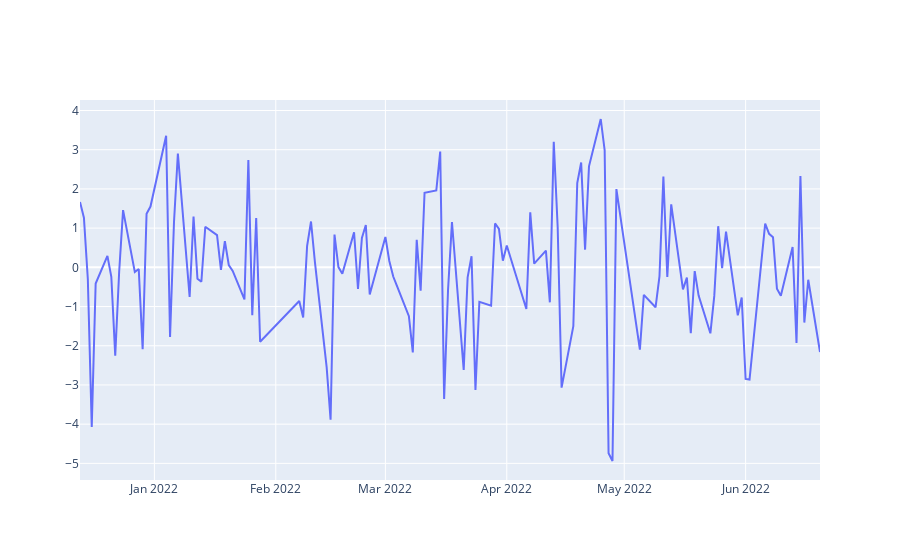

The notebook cell saved with this chart:
### Markdown cell above
# stk pre status

### Code cell
# df_history_return = w.wsd("128111.SZ,002738.SZ,128095.SZ,002812.SZ,113626.SH,603596.SH,123092.SZ,300332.SZ",
#  "pct_chg", f"{status_begin_date}", f"{status_end_date}", "",usedf=True)[1]
df_history_return = w.wsd("123057.SZ, 300586.SZ, 123067.SZ, 300382.SZ, 128106.SZ, 002840.SZ",
 "pct_chg", f"{status_begin_date}", f"{status_end_date}", "",usedf=True)[1]
# '123057.SZ','300586.SZ',
#     '123067.SZ','300382.SZ',
#     '128106.SZ','002840.SZ',


df_pair_history_return = df_history_return[cbond_pair]
df_pair_history_return['diff'] = df_pair_history_return[cbond_pair[0]] - df_pair_history_return[cbond_pair[1]]
# df_pair_history_return['diff'].plot()

import warnings
warnings.filterwarnings("ignore")


#plotly 画图代码模板
import plotly.graph_objects as go
fig = go.Figure(data=[
    go.Scatter(name='diff', x=df_pair_history_return.index, y=df_pair_history_return['diff']),
])
fig.show()

# df_stk_pre_return = w.wsd("128111.SZ,002738.SZ,128095.SZ,002812.SZ,113626.SH,603596.SH,123092.SZ,300332.SZ", 
# "pct_chg", f"{status_begin_date}", f"{status_end_date}", "",usedf=True)[1]

df_stk_pre_return = w.wsd("123057.SZ, 300586.SZ, 123067.SZ, 300382.SZ, 128106.SZ, 002840.SZ",
 "pct_chg", f"{status_begin_date}", f"{status_end_date}", "",usedf=True)[1]

df_stk_pre_return = df_stk_pre_return.reset_index()
df_stk_pre_return['index'] = df_stk_pre_return['index'].apply(str)
df_stk_pre_return = df_stk_pre_return.set_index('index')

# df_stk_pre_trade_status = w.wsd("002812.SZ,603596.SH,300332.SZ,002738.SZ", 
# "trade_status", f"{status_begin_date}", f"{status_end_date}", "",usedf=True)[1]
df_stk_pre_trade_status = w.wsd("300586.SZ,300382.SZ,002840.SZ", 
"trade_status", f"{status_begin_date}", f"{status_end_date}", "",usedf=True)[1]
df_stk_pre_trade_status = df_stk_pre_trade_status.reset_index()
df_stk_pre_trade_status['index'] = df_stk_pre_trade_status['index'].apply(str)
df_stk_pre_trade_status = df_stk_pre_trade_status.set_index('index')

### Figure 1 — Plotly figure (JSON) as saved in the notebook; plotly's stock layout.template omitted (floating-point values rounded to 4 significant figures)
{"data": [{"name": "diff", "type": "scatter", "x": ["2021-12-13", "2021-12-14", "2021-12-15", "2021-12-16", "2021-12-17", "2021-12-20", "2021-12-21", "2021-12-22", "2021-12-23", "2021-12-24", "2021-12-27", "2021-12-28", "2021-12-29", "2021-12-30", "2021-12-31", "2022-01-04", "2022-01-05", "2022-01-06", "2022-01-07", "2022-01-10", "2022-01-11", "2022-01-12", "2022-01-13", "2022-01-14", "2022-01-17", "2022-01-18", "2022-01-19", "2022-01-20", "2022-01-21", "2022-01-24", "2022-01-25", "2022-01-26", "2022-01-27", "2022-01-28", "2022-02-07", "2022-02-08", "2022-02-09", "2022-02-10", "2022-02-11", "2022-02-14", "2022-02-15", "2022-02-16", "2022-02-17", "2022-02-18", "2022-02-21", "2022-02-22", "2022-02-23", "2022-02-24", "2022-02-25", "2022-02-28", "2022-03-01", "2022-03-02", "2022-03-03", "2022-03-04", "2022-03-07", "2022-03-08", "2022-03-09", "2022-03-10", "2022-03-11", "2022-03-14", "2022-03-15", "2022-03-16", "2022-03-17", "2022-03-18", "2022-03-21", "2022-03-22", "2022-03-23", "2022-03-24", "2022-03-25", "2022-03-28", "2022-03-29", "2022-03-30", "2022-03-31", "2022-04-01", "2022-04-06", "2022-04-07", "2022-04-08", "2022-04-11", "2022-04-12", "2022-04-13", "2022-04-14", "2022-04-15", "2022-04-18", "2022-04-19", "2022-04-20", "2022-04-21", "2022-04-22", "2022-04-25", "2022-04-26", "2022-04-27", "2022-04-28", "2022-04-29", "2022-05-05", "2022-05-06", "2022-05-09", "2022-05-10", "2022-05-11", "2022-05-12", "2022-05-13", "2022-05-16", "2022-05-17", "2022-05-18", "2022-05-19", "2022-05-20", "2022-05-23", "2022-05-24", "2022-05-25", "2022-05-26", "2022-05-27", "2022-05-30", "2022-05-31", "2022-06-01", "2022-06-02", "2022-06-06", "2022-06-07", "2022-06-08", "2022-06-09", "2022-06-10", "2022-06-13", "2022-06-14", "2022-06-15", "2022-06-16", "2022-06-17", "2022-06-20"], "y": [1.667, 1.264, -0.3007, -4.073, -0.413, 0.2923, -0.242, -2.254, -0.1179, 1.46, -0.1197, -0.04095, -2.088, 1.366, 1.549, 3.355, -1.778, 1.139, 2.902, -0.7566, 1.298, -0.2901, -0.3674, 1.034, 0.8219, -0.06674, 0.6701, 0.05905, -0.09309, -0.8185, 2.738, -1.222, 1.257, -1.897, -0.8587, -1.279, 0.5412, 1.169, 0.1346, -2.55, -3.887, 0.8344, 0.006463, -0.1652, 0.8948, -0.5497, 0.7488, 1.08, -0.6944, 0.4185, 0.775, 0.1609, -0.234, -0.4872, -1.245, -2.172, 0.7026, -0.5935, 1.9, 1.959, 2.954, -3.36, -0.576, 1.156, -2.615, -0.2565, 0.2832, -3.13, -0.8793, -0.9792, 1.119, 0.98, 0.1706, 0.5572, -1.064, 1.406, 0.09303, 0.425, -0.8921, 3.202, 1.028, -3.068, -1.501, 2.15, 2.672, 0.4515, 2.576, 3.783, 2.986, -4.741, -4.939, 1.995, -2.1, -0.7019, -1.019, -0.2303, 2.315, -0.2475, 1.607, -0.5632, -0.2632, -1.682, -0.09672, -0.7216, -1.683, -0.7287, 1.049, -0.02074, 0.9129, -1.225, -0.7678, -2.846, -2.864, 1.113, 0.8539, 0.7651, -0.5444, -0.7233, 0.5199, -1.931, 2.33, -1.409, -0.3171, -2.162]}], "layout": {}}
